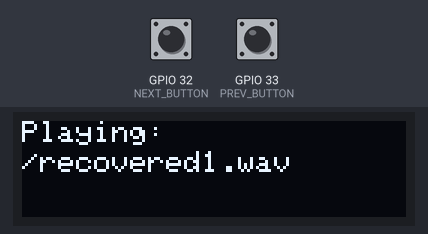
Bench run of a sketch on a simulated ESP32. On the bench: 128×32 one-colour display. Inputs (shaded band) come from the test bench; at power-on: GPIO 32 (NEXT_BUTTON) HIGH, GPIO 33 (PREV_BUTTON) HIGH. Storage starts empty; what the sketch prints to the serial monitor is not drawn.

Above: at 1.2 s.
At 1.9 s:
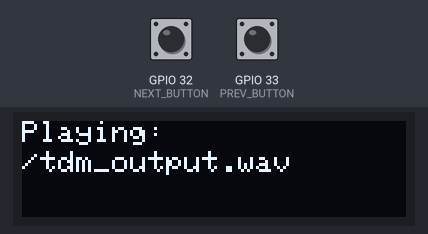

The sketch:

project.ino
```cpp
#include <FS.h>
#include <SD.h>
#include <SPI.h>
#include <Adafruit_GFX.h>
#include <Adafruit_SSD1306.h>

#define SCREEN_WIDTH 128
#define SCREEN_HEIGHT 32
#define OLED_RESET -1
Adafruit_SSD1306 display(SCREEN_WIDTH, SCREEN_HEIGHT, &Wire, OLED_RESET);

#define SD_CS 5
#define DAC_PIN 25
const uint32_t SAMPLE_RATE = 44100;
#define NEXT_BUTTON 32     // GPIO for Next
#define PREV_BUTTON 33      // GPIO for previous

File audio1, audio2, tdmOutput;
File inputFile, audio1File, audio2File;
File currentFile;
File root;
String fileList[50];
int totalFiles = 0;
int currentIndex = 0;
bool playing = false;

void writeWavHeader(File file, uint32_t dataLength) {
  uint32_t fileSize = dataLength + 44 - 8;
  uint16_t audioFormat = 1;
  uint16_t numChannels = 1;
  uint16_t bitsPerSample = 8;
  uint32_t byteRate = SAMPLE_RATE * numChannels * bitsPerSample / 8;
  uint16_t blockAlign = numChannels * bitsPerSample / 8;

  file.seek(0);
  file.write((const uint8_t *)"RIFF", 4);
  file.write((uint8_t *)&fileSize, 4);
  file.write((const uint8_t *)"WAVE", 4);
  file.write((const uint8_t *)"fmt ", 4);

  uint32_t subchunk1Size = 16;
  file.write((uint8_t *)&subchunk1Size, 4);
  file.write((uint8_t *)&audioFormat, 2);
  file.write((uint8_t *)&numChannels, 2);
  file.write((uint8_t *)&SAMPLE_RATE, 4);
  file.write((uint8_t *)&byteRate, 4);
  file.write((uint8_t *)&blockAlign, 2);
  file.write((uint8_t *)&bitsPerSample, 2);

  file.write((const uint8_t *)"data", 4);
  file.write((uint8_t *)&dataLength, 4);
}

void buildPlaylist() {
  File root = SD.open("/");
  while (true) {
    File entry = root.openNextFile();
    if (!entry) break;
    if (!entry.isDirectory()) {
      String name = entry.name();
      if (name.endsWith(".wav")) {
        fileList[totalFiles++] = "/" + name;
        Serial.println(name);
      }
    }
    entry.close();
  }
}

void playCurrentFile() {
  if (currentFile) currentFile.close();
  if (totalFiles == 0) return;

  Serial.print("▶️ Now Playing: ");
  Serial.println(fileList[currentIndex]);
  display.clearDisplay();
  display.setCursor(0, 0);
  display.setTextSize(1);
  display.print("Playing:");
  display.setCursor(0, 10);
  display.print(fileList[currentIndex]);
  display.display();

  currentFile = SD.open(fileList[currentIndex]);
  if (currentFile) {
    for (int i = 0; i < 44; i++) currentFile.read();
    playing = true;
  } else {
    playing = false;
  }
}

void nextSong() {
  currentIndex++;
  if (currentIndex >= totalFiles) currentIndex = 0;
  playCurrentFile();
}

void prevSong() {
  if (currentIndex == 0) currentIndex = totalFiles - 1;
  else currentIndex--;
  playCurrentFile();
}

void setup() {
  Serial.begin(115200);
  delay(1000);
  if (!display.begin(SSD1306_SWITCHCAPVCC, 0x3C)) while (true);
  display.clearDisplay();
  display.setTextColor(WHITE);

  if (!SD.begin(SD_CS)) return;
  audio1 = SD.open("/audio1.wav");
  audio2 = SD.open("/audio2.wav");
  for (int i = 0; i < 44; i++) { audio1.read(); audio2.read(); }

  uint32_t totalSamples = min(audio1.size(), audio2.size()) - 44;
  tdmOutput = SD.open("/tdm_output.wav", FILE_WRITE);
  for (int i = 0; i < 44; i++) tdmOutput.write((uint8_t)0);
  uint32_t bytesWritten = 0;

  while (audio1.available() && audio2.available()) {
    uint8_t s1 = audio1.read(), s2 = audio2.read();
    dacWrite(DAC_PIN, s1); delayMicroseconds(11);
    dacWrite(DAC_PIN, s2); delayMicroseconds(11);
    tdmOutput.write(s1); tdmOutput.write(s2);
    bytesWritten += 2;
    if (bytesWritten % 1000 == 0) {
      float percentage = (bytesWritten * 100.0) / (totalSamples * 2);
      if((bytesWritten / 1000) % 10 == 0){
        display.clearDisplay();
        display.setCursor(0, 10);
        display.setTextSize(1);
        display.print("Multiplexing, Completed:");
        display.setCursor(0, 25);
        display.print(percentage);
        display.display();
      }
      Serial.printf("Processed %lu out of %lu (%.2f%%)\n", bytesWritten, totalSamples * 2, percentage);
    }
  }

  writeWavHeader(tdmOutput, bytesWritten);
  tdmOutput.close();
  audio1.close(); audio2.close();

  // Demultiplexing
  inputFile = SD.open("/tdm_output.wav");
  inputFile.seek(44);
  audio1File = SD.open("/recovered1.wav", FILE_WRITE);
  audio2File = SD.open("/recovered2.wav", FILE_WRITE);
  for (int i = 0; i < 44; i++) { audio1File.write((uint8_t)0); audio2File.write((uint8_t)0); }
  uint32_t count1 = 0, count2 = 0; bool toggle = true;
  uint32_t processedSamples = 0;
  totalSamples = inputFile.size() - 44;

  while (inputFile.available()) {
    uint8_t sample = inputFile.read();
    if (toggle) { audio1File.write(sample); count1++; }
    else { audio2File.write(sample); count2++; }
    toggle = !toggle;

    processedSamples++;

    if (processedSamples % 1000 == 0) {
          float percent = (processedSamples * 100.0) / totalSamples;
          Serial.printf("🔄 Processed %lu of %lu samples (%.1f%%)\n", processedSamples, totalSamples, percent);
          if ((processedSamples / 1000) % 10 == 0) {
            display.clearDisplay();
            display.setCursor(0, 0);
            display.setTextSize(1);
            display.print("Demultiplexing, Completed:");
            display.setCursor(0, 15);
            display.print(percent);
            display.display();
          }

        }

  }

  writeWavHeader(audio1File, count1);
  writeWavHeader(audio2File, count2);
  audio1File.close(); audio2File.close(); inputFile.close();

  pinMode(NEXT_BUTTON, INPUT_PULLUP);
  pinMode(PREV_BUTTON, INPUT_PULLUP);

  // Build playlist and start playback
  buildPlaylist();
  playCurrentFile();
}

void loop() {
  if (playing && currentFile.available()) {
    uint8_t sample = currentFile.read();
    dacWrite(DAC_PIN, sample);
  } else if (playing && !currentFile.available()) {
    currentFile.close();
    nextSong();
  }
  // (Optional) button check for song navigation here

  if (digitalRead(NEXT_BUTTON) == LOW) {
    delay(200);  // Debounce
    nextSong();
  }
  if (digitalRead(PREV_BUTTON) == LOW) {
    delay(200);  // Debounce
    prevSong();
  }
}
```
